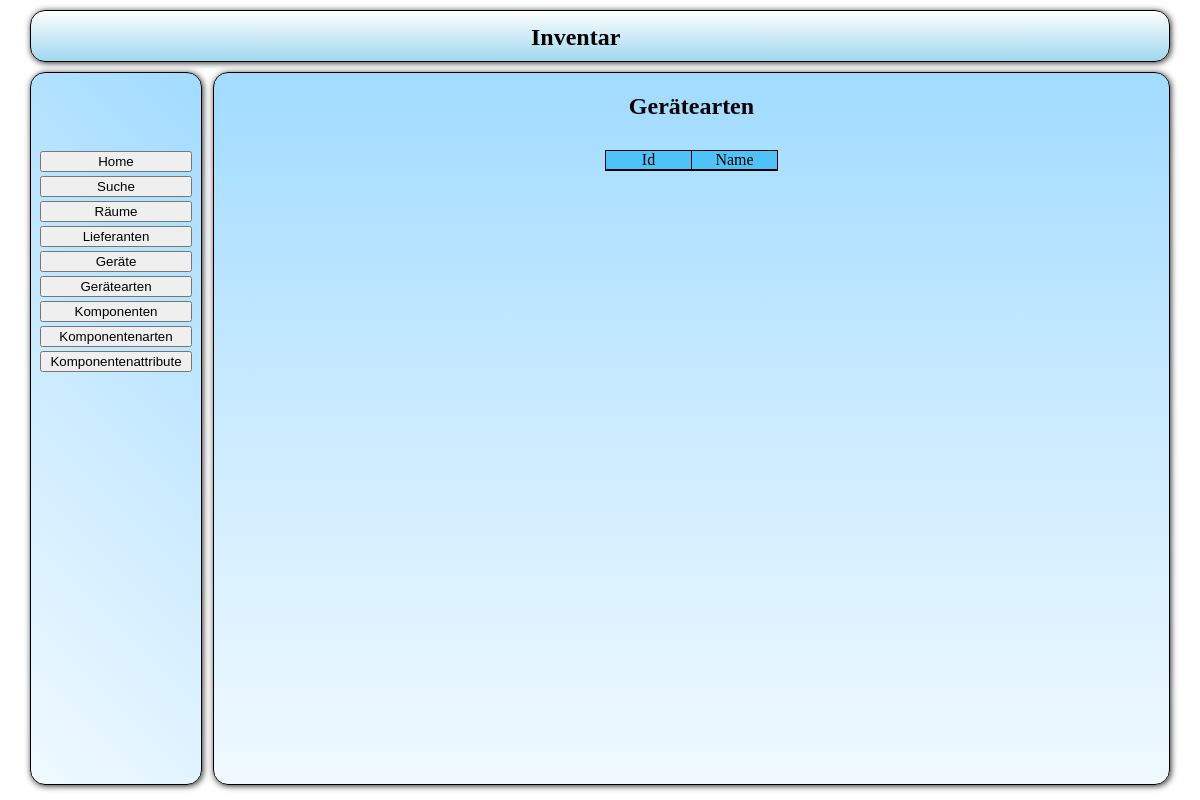
Page /src/php/fro_Auswahl.php?action=list&table=komponentenattribute on the earlier database version.
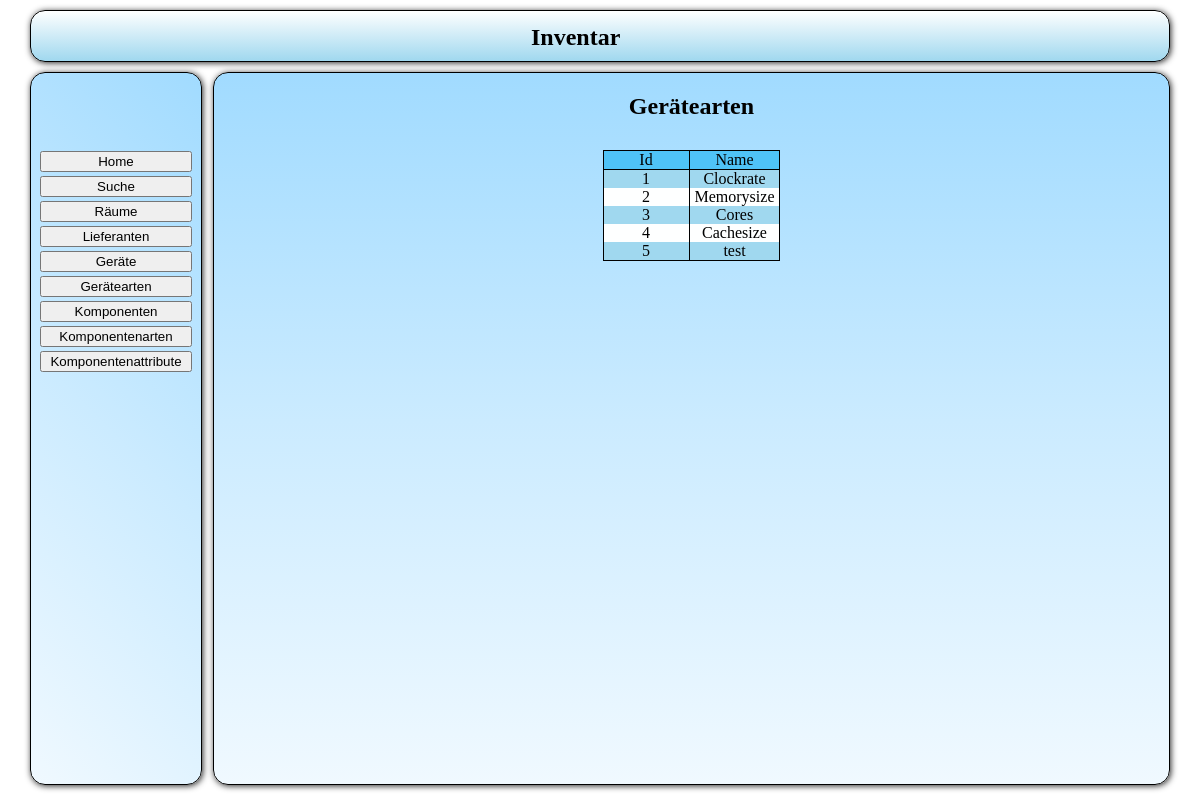
Same page on the later database version.
### tables this page shows
CREATE TABLE IF NOT EXISTS `tbl_komponenten_attribute` (
`komponenten_attribut_id` int(11) NOT NULL,
  `komponenten_attribut_name` text
);

### src/lib/plotting/forms.php (called while the page is built, shortened)
<?php
function get($key, $default)
{
    if(isset($_GET[$key]))
    {
	return htmlspecialchars($_GET[$key]);
    }
}
class form
{
    public function start($action, $method)
    {
	$additional = "";
	if((isset($method))&&($method != ""))
	{
	    $additional .= "method='".$method."' ";
	}
	\utility\html\openTag("form", "", $additional);
	return $this;
    }
}

### src/php/sql_get.php (called while the page is built, shortened)
<?php
function func_a_getAttribute ()
{
    $txt_sql_statement = "SELECT * FROM tbl_komponenten_attribute;";
    $a_sql_ausgabe = array();
    $a_sql_result = mysql_query($txt_sql_statement)
        or die ("Anfrage Fehlgeschlagen");
    while($a_sql_cache = mysql_fetch_assoc($a_sql_result))
    {
	$a_sql_ausgabe[] = $a_sql_cache;
    }
    return $a_sql_ausgabe;
}

### src/php/log_Liste.php (the view, shortened to what this page needs)
<?php
echo "<h2 align='center'>".$sTitel."</h2>";
$oFormular = new \utility\forms\form();
$oFormular->start("", "get");
$oTabelle = new \utility\tables\table();
$oTabelle->start(false, "liste");
$oTabelle->startRow();
foreach ($aErgebnis_attribute as $mAttribut)
{
    $oTabelle->addCell($mAttribut);
}
foreach ($aErgebnisse as $aErgebnis)
{
    foreach ($aErgebnis as $sIndex => $mData)
    {
	echo $mData;
    }
}

### src/php/fro_Auswahl.php (shortened to what this page needs)
<!DOCTYPE>
<html >
<head>
    <link href="../css/main.css" rel="stylesheet" type="text/css"/>
</head>
<body>
    <div id="main" >
        <div id="Header" >
            <h2>Inventar</h2>
        </div>
        <div id="left">
            <table class="navi_buttons">
                <tr>
                    <td><a href="fro_Auswahl.php?action=home"><button>Home</button></a></td>
                </tr>
                <tr>
                    <td><a href="fro_Auswahl.php?action=suche"><button>Suche</button></a></td>
                </tr>
                <tr>
                    <td><a href="fro_Auswahl.php?action=list&table=raeume"><button>R&auml;ume</button></a></td>
                </tr>
                <tr>
                    <td><a href="fro_Auswahl.php?action=list&table=lieferanten"><button>Lieferanten</button></a></td>
                </tr>
                <tr>
                    <td><a href="fro_Auswahl.php?action=list&table=geraete"><button>Ger&auml;te</button></a></td>
                </tr>
                <tr>
                    <td><a href="fro_Auswahl.php?action=list&table=geraetearten"><button>Ger&auml;tearten</button></a></td>
                </tr>
                <tr>
                    <td><a href="fro_Auswahl.php?action=list&table=komponenten"><button>Komponenten</button></a></td>
                </tr>
                <tr>
                    <td><a href="fro_Auswahl.php?action=list&table=komponentenarten"><button>Komponentenarten</button></a></td>
                </tr>
                <tr>
                    <td><a href="fro_Auswahl.php?action=list&table=komponentenattribute"><button>Komponentenattribute</button></a></td>
                </tr>
            </table>
        </div>
        <div id="right">
            <?php
                 require_once './log_Auswahl.php';
            ?>
        </div>
    </div>
</body>
</html>

### src/php/log_Auswahl.php (shortened to what this page needs)
<?php
if($s_action = \utility\forms\get("action", false))
{
    switch($s_action)
    {
	case "list":
	    func_v_list();
	    break;
    }
}
else
{
    func_v_home();
}
function func_v_list()
{
    if($s_table = \utility\forms\get("table", false))
    {
	$a_table_attributes = [
	    "lieferanten"	=>  [
		"Id",
		"Firmenname",
		"Vorname",
		"Nachname",
		"Postleitzahl",
		"Ort",
		"Strasse",
	    ],
	    "raeume"	=>  [
		"Id",
		"Notiz",
		"Name",
		"Stockwerk",
	    ],
	    "geraete"	=>  [
		"Id",
		"Raum",
		"Lieferant",
		"Name",
		"Einkaufsdatum",
		"Notiz",
		"Hersteller",
		"Gewährleistungsbeginn",
		"Gewährleistungsende",
		"Seriennummer",
		"Art",
	    ],
	    "komponenten"	=>  [
		"Id",
		"Name",
		"Bestand",
		"Art"
	    ],
	    "komponentenarten"	=>  [
		"Id",
		"Name"
	    ],
	    "geraetearten"	=>  [
		"Id",
		"Name"
	    ],
	    "komponentenattribute"	=>  [
		"Id",
		"Name"
	    ],
	];
	$a_table_links = [
	    "lieferanten"	=>  "func_a_getLieferanten",
	    "raeume"		=>  "func_a_getRaeume",
	    "geraete"		=>  "func_a_getGeraete",
	    "komponenten"	=>  "func_a_getKomponenten",
	    "komponentenarten"	=>  "func_a_getKomponentenArten",
	    "geraetearten"	=>  "func_a_getGeraeteArten",
	    "komponentenattribute"	=>  "func_a_getAttribute",
	];
	$a_table_title = [
	    "lieferanten"	=>  "Lieferanten",
	    "raeume"		=>  "Räume",
	    "geraete"		=>  "Geräte",
	    "komponenten"	=>  "Komponenten",
	    "komponentenarten"	=>  "Komponentenarten",
	    "geraetearten"	=>  "Gerätearten",
	    "komponentenattribute"	=>  "Gerätearten",
	];
	if(isset($a_table_links[$s_table]))
	{
	    $aErgebnisse = call_user_func($a_table_links[$s_table]);
	    $aErgebnis_attribute = $a_table_attributes[$s_table];
	    $sTitel = $a_table_title[$s_table];
	    include "log_Liste.php";
	}
	else
	{
	    func_v_invalid();
	}
    }
    else
    {
	func_v_invalid();
    }
}

### src/lib/plotting/html.php (shortened to what this page needs)
<?php
function openTag($tag, $class = "", $additional = "")
{
    if((isset($tag))&&($tag != ""))
    {
	echo "<".$tag;
	if((isset($class))&&($class != ""))
	{
	    echo " class='".$class."'";
	}
	if((isset($additional))&&($additional != ""))
	{
	    echo " ".$additional;
	}
	echo ">";
    }
}
function closeTag($tag)
{
    if((isset($tag))&&($tag != ""))
    {
	echo "</".$tag.">";
    }
}

### src/lib/plotting/tables.php (shortened to what this page needs)
<?php
class table
{
    private $started = false;
    private $rowstarted = false;
    private $cellstarted = false;
    public function start($border = false, $class="")
    {
	if($this->started == false)
	{
	    if(!$border)
	    {
		\utility\html\openTag("table", $class);
	    }
	    else
	    {
		\utility\html\openTag("table", $class, "border='1'");
	    }
	    $this->started = true;
	}
	else
	{
	    return false;
	}
	return $this;
    }
    public function end()
    {
	if(($this->started == true)&&($this->rowstarted == false)&&($this->cellstarted == false))
	{
	    $this->started = false;
	}
	else
	{
	    return false;
	}
	return $this;
    }
    public function startRow($class = "")
    {
	if(($this->started == true)&&($this->rowstarted == false))
	{
	    $this->rowstarted = true;
	}
	else
	{
	    return false;
	}
	return $this;
    }
    public function endRow()
    {
	if($this->rowstarted == true)
	{
	    $this->rowstarted = false;
	}
	else
	{
	    return false;
	}
	return $this;
    }
    public function startCell()
    {
	if(($this->rowstarted == true)&&($this->cellstarted == false))
	{
	    $this->cellstarted = true;
	}
	else
	{
	    return false;
	}
	return $this;
    }
    public function printCellContent($string)
    {
	if(($this->cellstarted == true)&&(isset($string)))
	{
	    echo $string;
	}
	else
	{
	    return false;
	}
	return $this;
    }
    public function endCell()
    {
	if($this->cellstarted == true)
	{
	    \utility\html\closeTag("td");
	    $this->cellstarted = false;
	}
	else
	{
	    return false;
	}
	return $this;
    }
    public function addCell($string)
    {
	$this->endCell();
	return $this;
    }
}

### src/css/main.css (style rules this page uses)
body { padding: 0; margin: 0; }
#main { margin: auto; width: 1140px; }
#Header { position: relative; top: 10px; height: 50px; border: 1px solid black; border-radius: 15px; box-shadow: 1px 1px 6px #292929; background: #feffff; background: -moz-linear-gradient(top, #feffff 0%, #ddf1f9 35%, #a0d8ef 100%); background: -webkit-gradient(linear, left top, left bottom, color-stop(0%,#feffff), color-stop(35%,#ddf1f9), color-stop(100%,#a0d8ef)); background: -webkit-linear-gradient(top, #feffff 0%,#ddf1f9 35%,#a0d8ef 100%); background: -o-linear-gradient(top, #feffff 0%,#ddf1f9 35%,#a0d8ef 100%); background: -ms-linear-gradient(top, #feffff 0%,#ddf1f9 35%,#a0d8ef 100%); background: linear-gradient(to bottom, #feffff 0%,#ddf1f9 35%,#a0d8ef 100%); filter: progid:DXImageTransform.Microsoft.gradient( startColorstr='#feffff', endColorstr='#a0d8ef',GradientType=0 ); }
#Header h2 { position: relative; top: -7px; margin-left: 500px; display: inline-block; }
#left { position: relative; top: 20px; width: 170px; float: left; border: 1px solid black; text-align: center; border-radius: 15px; box-shadow: 1px 1px 6px #292929; background: rgb(240,249,255); background: -moz-linear-gradient(45deg, rgba(240,249,255,1) 0%, rgba(203,235,255,1) 49%, rgba(161,219,255,1) 100%); background: -webkit-gradient(linear, left bottom, right top, color-stop(0%,rgba(240,249,255,1)), color-stop(49%,rgba(203,235,255,1)), color-stop(100%,rgba(161,219,255,1))); background: -webkit-linear-gradient(45deg, rgba(240,249,255,1) 0%,rgba(203,235,255,1) 49%,rgba(161,219,255,1) 100%); background: -o-linear-gradient(45deg, rgba(240,249,255,1) 0%,rgba(203,235,255,1) 49%,rgba(161,219,255,1) 100%); background: -ms-linear-gradient(45deg, rgba(240,249,255,1) 0%,rgba(203,235,255,1) 49%,rgba(161,219,255,1) 100%); background: linear-gradient(45deg, rgba(240,249,255,1) 0%,rgba(203,235,255,1) 49%,rgba(161,219,255,1) 100%); filter: progid:DXImageTransform.Microsoft.gradient( startColorstr='#f0f9ff', endColorstr='#a1dbff',GradientType=1 ); }
#right { position: relative; top: 20px; width: 955px; height: 100%; border: 1px solid black; float: right; border-radius: 15px; box-shadow: 1px 1px 6px #292929; background: rgb(161,219,255); background: -moz-linear-gradient(top, rgba(161,219,255,1) 0%, rgba(203,235,255,1) 49%, rgba(240,249,255,1) 100%); background: -webkit-gradient(linear, left top, left bottom, color-stop(0%,rgba(161,219,255,1)), color-stop(49%,rgba(203,235,255,1)), color-stop(100%,rgba(240,249,255,1))); background: -webkit-linear-gradient(top, rgba(161,219,255,1) 0%,rgba(203,235,255,1) 49%,rgba(240,249,255,1) 100%); background: -o-linear-gradient(top, rgba(161,219,255,1) 0%,rgba(203,235,255,1) 49%,rgba(240,249,255,1) 100%); background: -ms-linear-gradient(top, rgba(161,219,255,1) 0%,rgba(203,235,255,1) 49%,rgba(240,249,255,1) 100%); background: linear-gradient(to bottom, rgba(161,219,255,1) 0%,rgba(203,235,255,1) 49%,rgba(240,249,255,1) 100%); filter: progid:DXImageTransform.Microsoft.gradient( startColorstr='#a1dbff', endColorstr='#f0f9ff',GradientType=0 ); }
button, input[type="submit"], input[type="reset"] { width: 152px; }
table.liste { position: relative; margin: auto; top: 10px; border-spacing: 0px; border: 1px solid black; border-right-width: 0px; }
table.liste tr:first-child { background: #4fc3f7; }
table.liste tr:nth-child(even) { background: #a0d8ef; }
table.liste tr { background: #feffff; }
table.liste tr:first-child td { border-bottom: 1px solid black; }
table.liste td { border-right: 1px solid black; padding: 0px 5px; width: 75px; text-align: center; }
table.navi_buttons { position: relative; margin: auto; top: 75px; }

Differences in the rows shown:
added tbl_komponenten_attribute: komponenten_attribut_id "1", komponenten_attribut_name "Clockrate"
added tbl_komponenten_attribute: komponenten_attribut_id "2", komponenten_attribut_name "Memorysize"
added tbl_komponenten_attribute: komponenten_attribut_id "3", komponenten_attribut_name "Cores"
added tbl_komponenten_attribute: komponenten_attribut_id "4", komponenten_attribut_name "Cachesize"
added tbl_komponenten_attribute: komponenten_attribut_id "5", komponenten_attribut_name "test"
